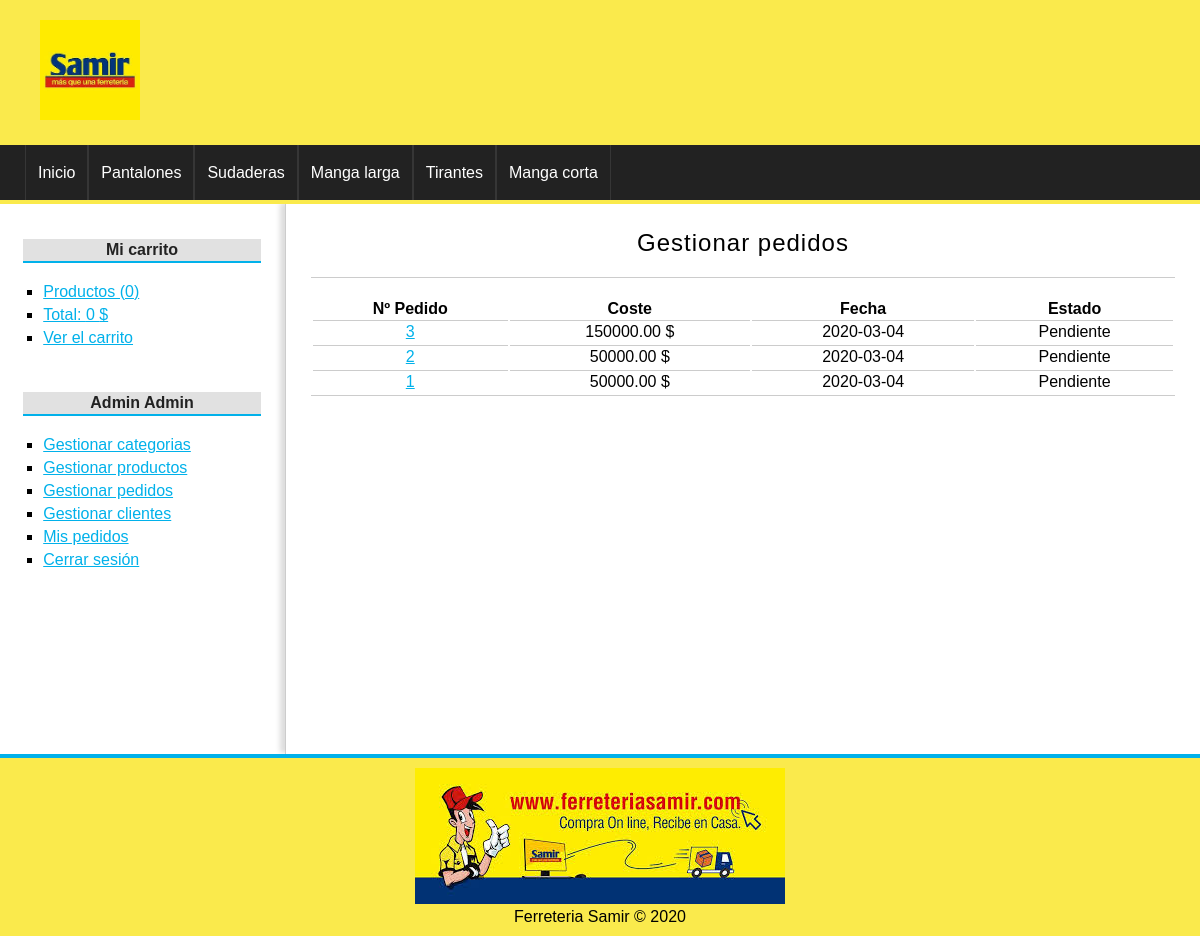
The app's page /pedido/gestion (signed in) with its own data.
### tables this page shows
CREATE TABLE `categorias` (
  `id` int(255) NOT NULL,
  `nombre` varchar(100) NOT NULL
);

CREATE TABLE `pedidos` (
  `id` int(255) NOT NULL,
  `usuario_id` int(255) NOT NULL,
  `provincia` varchar(100) NOT NULL,
  `localidad` varchar(100) NOT NULL,
  `direccion` varchar(255) NOT NULL,
  `coste` float(200,2) NOT NULL,
  `estado` varchar(20) NOT NULL,
  `fecha` date DEFAULT NULL,
  `hora` time DEFAULT NULL
);

### config/db.php (called while the page is built)
<?php
class Database{
	public static function connect(){
		$db = new mysqli('localhost', 'root', '', 'tienda_master');
		$db->query("SET NAMES 'utf8'");
		return $db;
	}
}

### helpers/utils.php (called while the page is built, shortened)
<?php
class Utils{
	public static function showCategorias(){
		require_once 'models/categoria.php';
		$categoria = new Categoria();
		$categorias = $categoria->getAll();
		return $categorias;
	}
	public static function showStatus($status){
		$value = 'Pendiente';
		if($status == 'confirm'){
			$value = 'Pendiente';
		}elseif($status == 'preparation'){
			$value = 'En preparación';
		}elseif($status == 'ready'){
			$value = 'Preparado para enviar';
		}elseif($status = 'sended'){
			$value = 'Enviado';
		}
		return $value;
	}
}

### models/categoria.php (called while the page is built, shortened)
<?php
class Categoria{
	private $db;
	public function __construct() {
		$this->db = Database::connect();
	}
	public function getAll(){
		$categorias = $this->db->query("SELECT * FROM categorias ORDER BY id DESC;");
		return $categorias;
	}
}

### controllers/PedidoController.php (called while the page is built, shortened)
<?php
require_once 'models/pedido.php';
class pedidoController{
	public function gestion(){
		$gestion = true;
		$pedido = new Pedido();
		$pedidos = $pedido->getAll();
		require_once 'views/pedido/mis_pedidos.php';
	}
}

### models/pedido.php (called while the page is built, shortened)
<?php
class Pedido{
	private $db;
	public function __construct() {
		$this->db = Database::connect();
	}
	public function getAll(){
		$productos = $this->db->query("SELECT * FROM pedidos ORDER BY id DESC");
		return $productos;
	}
}

### views/pedido/mis_pedidos.php (the view)
<?php if (isset($gestion)): ?>
	<h1>Gestionar pedidos</h1>
<?php else: ?>
	<h1>Mis pedidos</h1>
<?php endif; ?>
<table>
	<tr>
		<th>Nº Pedido</th>
		<th>Coste</th>
		<th>Fecha</th>
		<th>Estado</th>
	</tr>
	<?php
	while ($ped = $pedidos->fetch_object()):
		?>
		<tr>
			<td>
				<a href="<?= base_url ?>pedido/detalle&id=<?= $ped->id ?>"><?= $ped->id ?></a>
			</td>
			<td>
				<?= $ped->coste ?> $
			</td>
			<td>
				<?= $ped->fecha ?>
			</td>
			<td>
				<?=Utils::showStatus($ped->estado)?>
			</td>
		</tr>
	<?php endwhile; ?>
</table>

### views/layout/header.php (shortened to what this page needs)
<!DOCTYPE HTML>
<html lang="es">
	<head>
		<link rel="stylesheet" href="<?=base_url?>assets/css/styles.css" />
	</head>
	<body>
		<div id="container">
			<header id="header">
				<div id="logo">
					<img src="<?=base_url?>assets/img/samir.jpg" alt="Ferreteria Samir" />
				</div>
			</header>
			<?php $categorias = Utils::showCategorias(); ?>
			<nav id="menu">
				<ul>
					<li>
						<a href="<?=base_url?>">Inicio</a>
					</li>
					<?php while($cat = $categorias->fetch_object()): ?>
						<li>
							<a href="<?=base_url?>categoria/ver&id=<?=$cat->id?>"><?=$cat->nombre?></a>
						</li>
					<?php endwhile; ?>
				</ul>
			</nav>
			<div id="content">

### assets/css/styles.css (style rules this page uses)
* { padding: 0px; margin: 0px; font-family: sans-serif, Helvetica, Arial; }
a { color: #01B1EA; }
table { text-align: center; width: 100%; border-bottom: 1px solid #ccc; }
td { border-top: 1px solid #ccc; padding: 2px; }
#container { width: 100%; margin: 0px auto; box-shadow: 0px 0px 10px gray; background: white; }
#header { height: 145px; background: #FAEA4C; }
#logo { padding: 20px; margin-left: 20px; float:left; }
#logo img { float:left; height: 100px; }
#menu { clear:both; background: #222; color: white; height: 55px; border-bottom: 4px solid #FAEA4C; }
#menu ul { list-style: none; text-decoration: none; margin: 0px auto; margin-left: 25px; }
#menu ul li { line-height: 55px; float:left; border-right: 1px solid #363636; }
#menu a { display: block; color: white; text-decoration: none; padding-left: 12px; padding-right: 12px; transition: all 300ms; }
#menu a:first-child { border-left: 1px solid #363636; }
#content { margin: 0px auto; overflow: hidden; background: white; }
#central h1 { font-size: 24px; font-weight: normal; letter-spacing: 1px; text-align: center; border-bottom: 1px solid #ccc; margin-bottom: 20px; padding: 20px; padding-top: 0px; }

### records on screen
categorias: nombre "Pantalones"
categorias: nombre "Sudaderas"
categorias: nombre "Manga larga"
categorias: nombre "Tirantes"
categorias: nombre "Manga corta"
pedidos: id "3", coste "150000.00", fecha "2020-03-04", estado "Pendiente"
pedidos: id "2", coste "50000.00", fecha "2020-03-04", estado "Pendiente"
pedidos: id "1", coste "50000.00", fecha "2020-03-04", estado "Pendiente"

### other values on screen
$stats['count'] "0"
$stats['total'] "0"
$_SESSION['identity']->nombre "Admin"
$_SESSION['identity']->apellidos "Admin"
